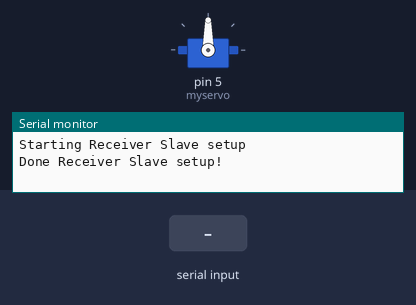
The sketch below on a simulated Arduino Leonardo, built with avr-gcc and run on an emulated ATmega32U4. On the bench: servo, the last lines printed to the serial monitor. The inputs (shaded band) are chosen by the test bench.

Above: at 2.2 s.
2.3 s: "90,45\n" received over the second serial link
At 3.8 s:
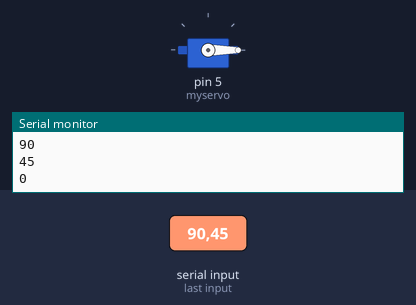
4.7 s: "30,150\n" received over the second serial link
At 5.5 s:
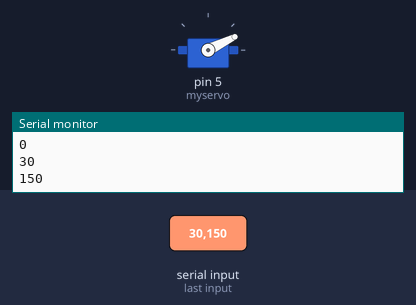
Timing chart, 0 to 7.7 s (numbered marks = the images above; inputs shaded):
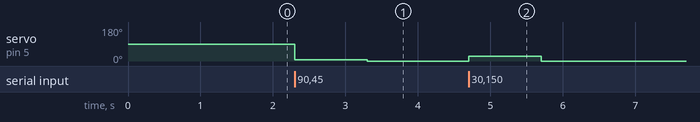

The sketch:

BT_DUE_TEST00.ino
```cpp
#include <Servo.h>

#define ROBOT_NAME "HAPStik-0"

// If you haven't configured your device before use this
#define BLUETOOTH_SPEED 230400 //This is the default baudrate that HC-05 uses

long counter = 0;
Servo myservo;
int val = 0;
int angle = 0;

void setup() {
  myservo.attach(5);
  Serial.begin(115200);
  while (!Serial) {
    ; // wait for serial port to connect. Needed for Leonardo only
  }
  Serial.println("Starting Receiver Slave setup");
  Serial1.begin(BLUETOOTH_SPEED);
  delay(1000);

  Serial.println("Done Receiver Slave setup!");

}

void loop() {
  while (Serial1.available()) {
    val = Serial1.parseInt();
    angle = map(val, 0, 1023, 0, 180);
      myservo.write(angle);
      Serial.print(val, DEC);
      Serial.println();
   }
}
```

Measured:
- after the input at 2.3 s, servo on pin 5 (myservo): 90° → 7° at once, → 0° 1.0 s later
- after the input at 4.7 s, servo on pin 5 (myservo): 0° → 26° at once, → 0° 1.0 s later
